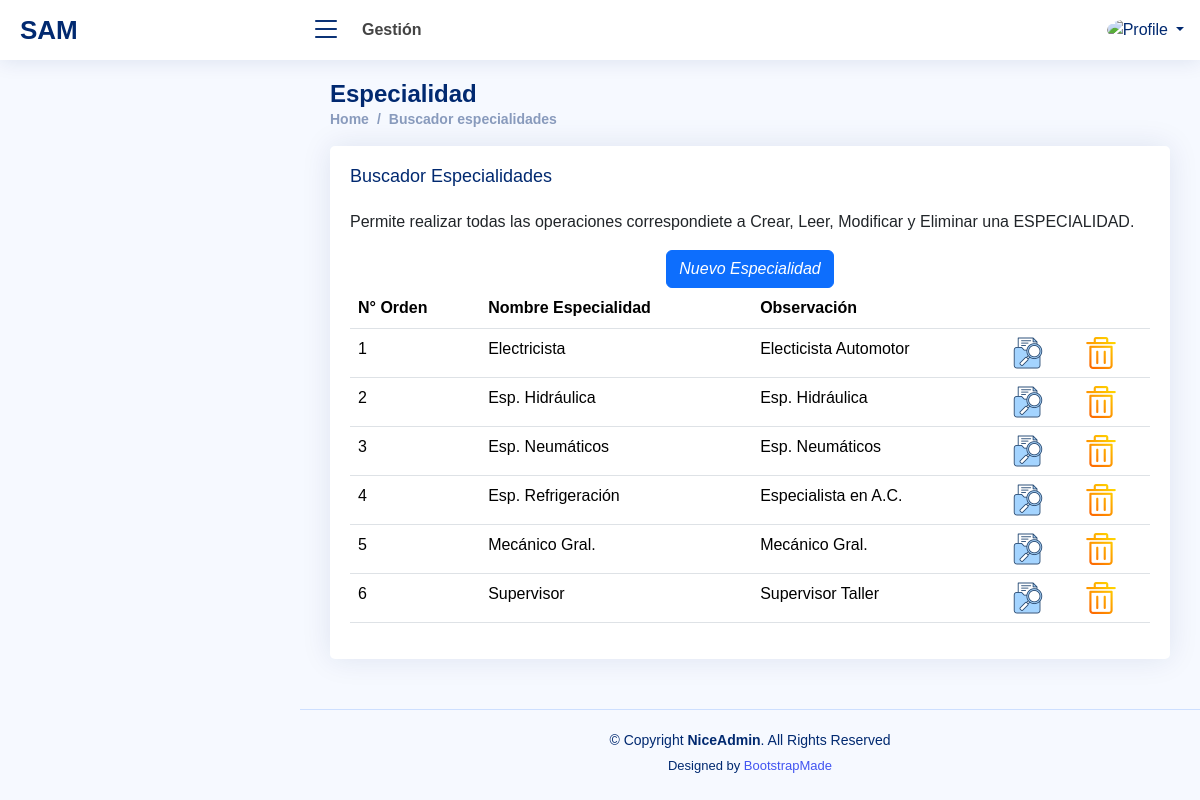
The app's page /buscadordisciplinas.php (signed in), older data.
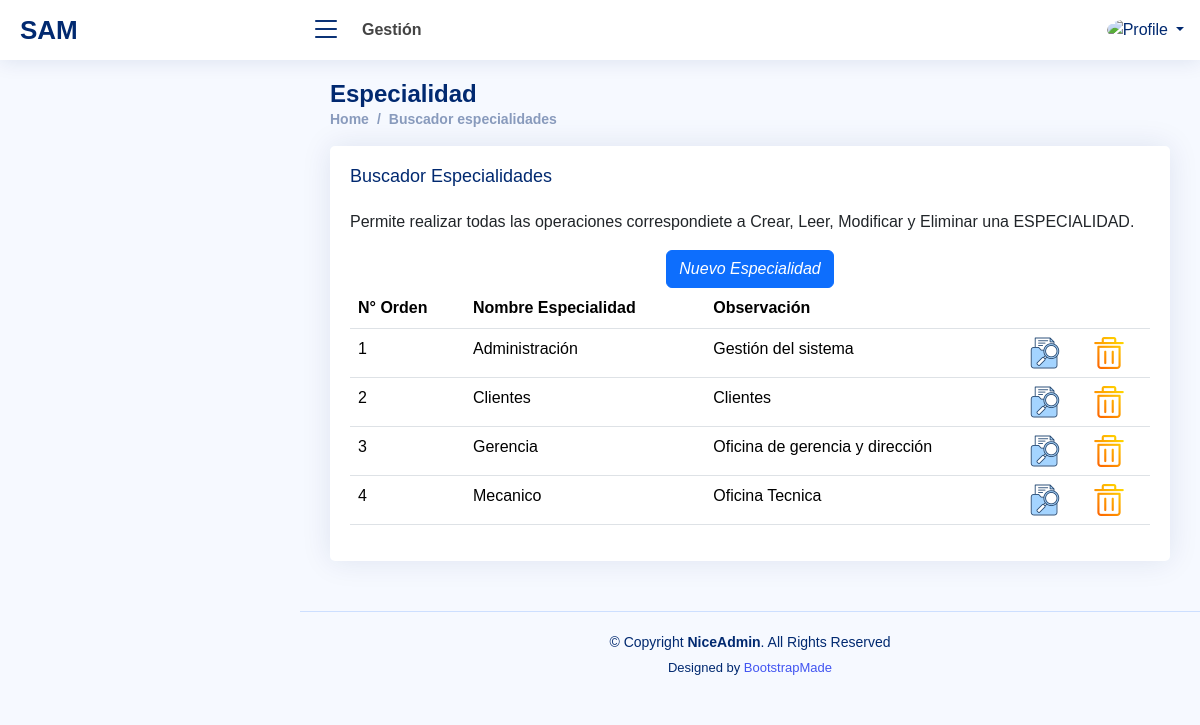
The same page, newer data.
### tables this page shows
CREATE TABLE `disciplinas` (
  `iddisciplina` int(11) NOT NULL AUTO_INCREMENT,
  `disciplina` varchar(30) DEFAULT NULL,
  `observacion` varchar(100) DEFAULT NULL,
  `accion` varchar(1) DEFAULT NULL,
  `idempleadoaccion` int(11) DEFAULT NULL,
  `fechaaccion` datetime DEFAULT NULL,
  PRIMARY KEY (`iddisciplina`)
);

### buscadordisciplinas.php (the view, shortened to what this page needs)
<?php
  include "configuracion/conexion.php";
  if (isset($_SESSION['id']))
  {
    $foto=$_SESSION['foto'];
    $nombrecorto=$_SESSION['nombrecorto'];
  }
  else
  {
    header('Location: index.php');
    exit;
  }
?>
<!DOCTYPE html>
<html lang="en">
<head>
  <link href="assets/font/Open_Sans.css" rel="stylesheet">
  <link href="assets/vendor/bootstrap/css/bootstrap.min.css" rel="stylesheet">
  <link href="assets/vendor/bootstrap-icons/bootstrap-icons.css" rel="stylesheet">
  <link href="assets/vendor/boxicons/css/boxicons.min.css" rel="stylesheet">
  <link href="assets/vendor/quill/quill.snow.css" rel="stylesheet">
  <link href="assets/vendor/quill/quill.bubble.css" rel="stylesheet">
  <link href="assets/vendor/remixicon/remixicon.css" rel="stylesheet">
  <link href="assets/vendor/simple-datatables/style.css" rel="stylesheet">
  <link href="assets/css/style.css" rel="stylesheet">
</head>
<body>
  <header id="header" class="header fixed-top d-flex align-items-center">
    <div class="d-flex align-items-center justify-content-between">
      <a href="home.php" class="logo d-flex align-items-center">
        <span class="d-none d-lg-block">SAM</span>
      </a>
      <i class="bi bi-list toggle-sidebar-btn"></i>
    </div>
    <div class="search-bar">
      <strong>Gestión</strong>
    </div>
    <nav class="header-nav ms-auto">
      <ul class="d-flex align-items-center">
        <li class="nav-item dropdown pe-3">
          <a class="nav-link nav-profile d-flex align-items-center pe-0" href="#" data-bs-toggle="dropdown">
            <img src="assets/img/<? echo $foto; ?>" alt="Profile" class="rounded-circle">
            <span class="d-none d-md-block dropdown-toggle ps-2"><? echo $nombrecorto; ?></span>
          </a>
        </li>
      </ul>
    </nav>
  </header>
  <main id="main" class="main">
    <div class="pagetitle">
      <h1>Especialidad</h1>
      <nav>
        <ol class="breadcrumb">
          <li class="breadcrumb-item"><a href="home.php">Home</a></li>
          <li class="breadcrumb-item"><a href="buscadordisciplinas.php">Buscador especialidades</a></li>
        </ol>
      </nav>
    </div>
    <section class="section">
      <div class="row">
        <div class="col-lg-12">
          <div class="card">
            <div class="card-body">
              <h5 class="card-title">Buscador Especialidades</h5>
              <p>Permite realizar todas las operaciones correspondiete a Crear, Leer, Modificar y Eliminar una ESPECIALIDAD.</p>
                <div class="text-center">
                  <a href="adddisciplina.php">
                    <i class="btn btn-primary">Nuevo Especialidad</i>
                  </a>
                </div>
              <?php
                  $sql = "SELECT a.`iddisciplina`,a.`disciplina`,a.`observacion`
                          FROM disciplinas a
                          WHERE a.`accion`!='B'
                          ORDER BY a.`disciplina` ASC;";
                  $result = $cnx->query($sql);
                  if (!$result)
                  {
                    die('Invalid query: ' . $mysqli->error);
                  }
                  else
                  {
              ?>
              <table class="table datatable">
                <thead>
                  <tr>
                    <th>N° Orden</th>
                    <th>Nombre Especialidad</th>
                    <th>Observación</th>
                    <th>&nbsp;</th>
                    <th>&nbsp;</th>
                  </tr>
                </thead>
                <tbody>
                <?php
                    $fil=1;
                    while($row = mysqli_fetch_array($result))
                    {
                      echo "
                            <tr>
                              <td>".$fil."</td>
                              <td>".$row['disciplina']."</td>
                              <td>".$row['observacion']."</td>
                              <td><a href='cruddisciplina.php?iddisciplina=".$row['iddisciplina']."&accion=M'><img src='./assets/img/buscar.png' alt='Ver registro' srcset=''></a></td>
                              <td><a href='cruddisciplina.php?iddisciplina=".$row['iddisciplina']."&accion=B'><img src='./assets/img/eliminar.png' alt='Eliminar registro' srcset=''></a></td>
                            </tr>
                          ";
                      $fil=$fil+1;
                    }
                  }
                ?>
                </tbody>
              </table>
            </div>
          </div>
        </div>
      </div>
    </section>
  </main>
  <footer id="footer" class="footer">
    <div class="copyright">
      &copy; Copyright <strong><span>NiceAdmin</span></strong>. All Rights Reserved
    </div>
    <div class="credits">
      Designed by <a href="https://bootstrapmade.com/">BootstrapMade</a>
    </div>
  </footer>
</body>
</html>

### assets/css/style.css (style rules this page uses)
:root { scroll-behavior: smooth; }
body { font-family: "Open Sans", sans-serif; background: #f6f9ff; color: #444444; }
a { color: #4154f1; text-decoration: none; }
h1, h2, h3, h4, h5, h6 { font-family: "Nunito", sans-serif; }
#main { margin-top: 60px; padding: 20px 30px; transition: all 0.3s; }
.pagetitle { margin-bottom: 10px; }
.pagetitle h1 { font-size: 24px; margin-bottom: 0; font-weight: 600; color: #012970; }
.card { margin-bottom: 30px; border: none; border-radius: 5px; box-shadow: 0px 0 30px rgba(1, 41, 112, 0.1); }
.card-title { padding: 20px 0 15px 0; font-size: 18px; font-weight: 500; color: #012970; font-family: "Poppins", sans-serif; }
.card-body { padding: 0 20px 20px 20px; }
.breadcrumb { font-size: 14px; font-family: "Nunito", sans-serif; color: #899bbd; font-weight: 600; }
.breadcrumb a { color: #899bbd; transition: 0.3s; }
.breadcrumb .breadcrumb-item::before { color: #899bbd; }
.logo { line-height: 1; }
@media (min-width: 1200px) { .logo { width: 280px; } }
.logo span { font-size: 26px; font-weight: 700; color: #012970; font-family: "Nunito", sans-serif; }
.header { transition: all 0.5s; z-index: 997; height: 60px; box-shadow: 0px 2px 20px rgba(1, 41, 112, 0.1); background-color: #fff; padding-left: 20px; }
.header .toggle-sidebar-btn { font-size: 32px; padding-left: 10px; cursor: pointer; color: #012970; }
.header .search-bar { min-width: 360px; padding: 0 20px; }
.header-nav ul { list-style: none; }
.header-nav>ul { margin: 0; padding: 0; }
.header-nav .nav-profile { color: #012970; }
.header-nav .nav-profile img { max-height: 36px; }
.header-nav .nav-profile span { font-size: 14px; font-weight: 600; }
@media (min-width: 1200px) { #main, #footer { margin-left: 300px; } }
.footer { padding: 20px 0; font-size: 14px; transition: all 0.3s; border-top: 1px solid #cddfff; }
.footer .copyright { text-align: center; color: #012970; }
.footer .credits { padding-top: 5px; text-align: center; font-size: 13px; color: #012970; }

Row changes from the older to the newer data that the page shows:
removed disciplinas: disciplina "Esp. Hidráulica", observacion "Esp. Hidráulica"
removed disciplinas: disciplina "Esp. Neumáticos", observacion "Esp. Neumáticos"
removed disciplinas: disciplina "Esp. Refrigeración", observacion "Especialista en A.C."
removed disciplinas: disciplina "Mecánico Gral.", observacion "Mecánico Gral."
added disciplinas: disciplina "Administración", observacion "Gestión del sistema"
added disciplinas: disciplina "Clientes", observacion "Clientes"
changed disciplinas: disciplina "Supervisor" → "Gerencia"; observacion "Supervisor Taller" → "Oficina de gerencia y dirección"; moves up the list
changed disciplinas: disciplina "Electricista" → "Mecanico"; observacion "Electicista Automotor" → "Oficina Tecnica"
